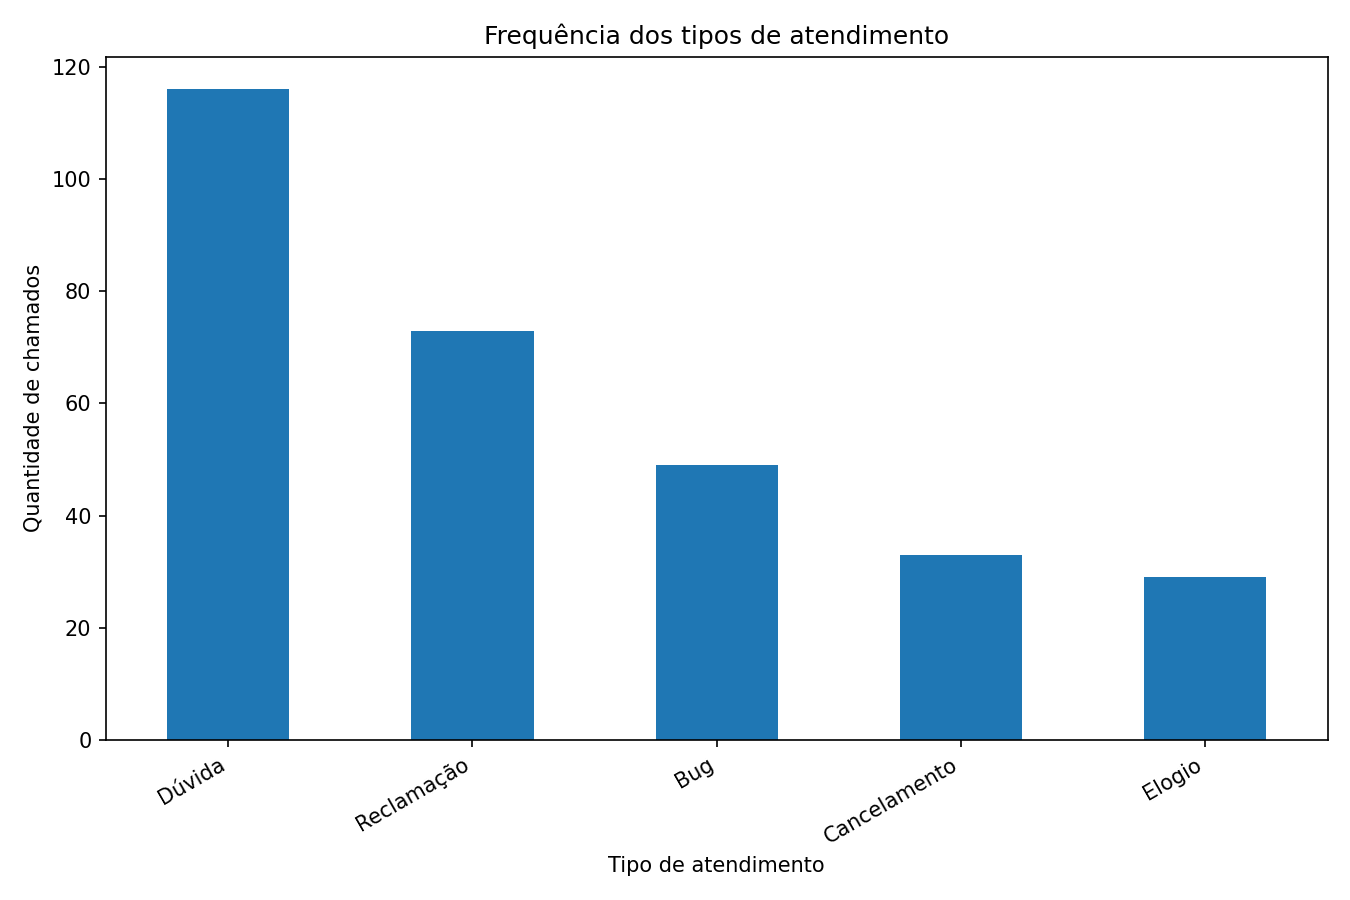

Recreate this plot in Python.
import pandas as pd
import matplotlib.pyplot as plt
from pathlib import Path

ARQUIVO = Path(__file__).resolve().parent / "dados_frequencia.csv"
df = pd.read_csv(ARQUIVO)

contagem = df["tipo_atendimento"].value_counts()
plt.figure(figsize=(9, 6))
contagem.plot(kind="bar")
plt.title("Frequência dos tipos de atendimento")
plt.xlabel("Tipo de atendimento")
plt.ylabel("Quantidade de chamados")
plt.xticks(rotation=30, ha="right")
plt.tight_layout()
plt.savefig(Path(__file__).resolve().parent / "grafico_frequencia.png", dpi=150)
plt.close()
